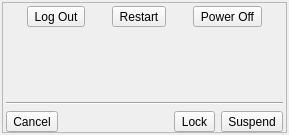
<?xml version="1.0" encoding="UTF-8"?>
<ui version="4.0">
 <class>SystemWindow</class>
 <widget class="QDialog" name="SystemWindow">
  <property name="geometry">
   <rect>
    <x>0</x>
    <y>0</y>
    <width>289</width>
    <height>135</height>
   </rect>
  </property>
  <property name="windowTitle">
   <string>System Options</string>
  </property>
  <layout class="QVBoxLayout" name="verticalLayout">
   <property name="leftMargin">
    <number>2</number>
   </property>
   <property name="topMargin">
    <number>2</number>
   </property>
   <property name="rightMargin">
    <number>2</number>
   </property>
   <property name="bottomMargin">
    <number>2</number>
   </property>
   <item>
    <widget class="QFrame" name="frame">
     <property name="frameShape">
      <enum>QFrame::StyledPanel</enum>
     </property>
     <property name="frameShadow">
      <enum>QFrame::Raised</enum>
     </property>
     <layout class="QVBoxLayout" name="verticalLayout_2">
      <property name="leftMargin">
       <number>3</number>
      </property>
      <property name="topMargin">
       <number>3</number>
      </property>
      <property name="rightMargin">
       <number>3</number>
      </property>
      <property name="bottomMargin">
       <number>0</number>
      </property>
      <item>
       <layout class="QHBoxLayout" name="horizontalLayout">
        <item>
         <widget class="QToolButton" name="tool_logout">
          <property name="text">
           <string>Log Out</string>
          </property>
          <property name="iconSize">
           <size>
            <width>64</width>
            <height>64</height>
           </size>
          </property>
          <property name="toolButtonStyle">
           <enum>Qt::ToolButtonTextUnderIcon</enum>
          </property>
         </widget>
        </item>
        <item>
         <widget class="QToolButton" name="tool_restart">
          <property name="text">
           <string>Restart</string>
          </property>
          <property name="iconSize">
           <size>
            <width>64</width>
            <height>64</height>
           </size>
          </property>
          <property name="toolButtonStyle">
           <enum>Qt::ToolButtonTextUnderIcon</enum>
          </property>
         </widget>
        </item>
        <item>
         <widget class="QToolButton" name="tool_shutdown">
          <property name="text">
           <string>Power Off</string>
          </property>
          <property name="iconSize">
           <size>
            <width>64</width>
            <height>64</height>
           </size>
          </property>
          <property name="toolButtonStyle">
           <enum>Qt::ToolButtonTextUnderIcon</enum>
          </property>
         </widget>
        </item>
       </layout>
      </item>
      <item>
       <spacer name="verticalSpacer">
        <property name="orientation">
         <enum>Qt::Vertical</enum>
        </property>
        <property name="sizeHint" stdset="0">
         <size>
          <width>20</width>
          <height>40</height>
         </size>
        </property>
       </spacer>
      </item>
      <item>
       <widget class="Line" name="line">
        <property name="orientation">
         <enum>Qt::Horizontal</enum>
        </property>
       </widget>
      </item>
      <item>
       <layout class="QHBoxLayout" name="horizontalLayout_2">
        <item>
         <widget class="QToolButton" name="push_cancel">
          <property name="text">
           <string>Cancel</string>
          </property>
          <property name="iconSize">
           <size>
            <width>32</width>
            <height>32</height>
           </size>
          </property>
          <property name="toolButtonStyle">
           <enum>Qt::ToolButtonTextUnderIcon</enum>
          </property>
         </widget>
        </item>
        <item>
         <spacer name="horizontalSpacer">
          <property name="orientation">
           <enum>Qt::Horizontal</enum>
          </property>
          <property name="sizeHint" stdset="0">
           <size>
            <width>40</width>
            <height>20</height>
           </size>
          </property>
         </spacer>
        </item>
        <item>
         <widget class="QToolButton" name="push_lock">
          <property name="text">
           <string>Lock</string>
          </property>
          <property name="iconSize">
           <size>
            <width>32</width>
            <height>32</height>
           </size>
          </property>
          <property name="toolButtonStyle">
           <enum>Qt::ToolButtonTextUnderIcon</enum>
          </property>
         </widget>
        </item>
        <item>
         <widget class="QToolButton" name="tool_suspend">
          <property name="text">
           <string>Suspend</string>
          </property>
          <property name="iconSize">
           <size>
            <width>32</width>
            <height>32</height>
           </size>
          </property>
          <property name="toolButtonStyle">
           <enum>Qt::ToolButtonTextUnderIcon</enum>
          </property>
         </widget>
        </item>
       </layout>
      </item>
     </layout>
    </widget>
   </item>
  </layout>
 </widget>
 <resources/>
 <connections/>
</ui>
